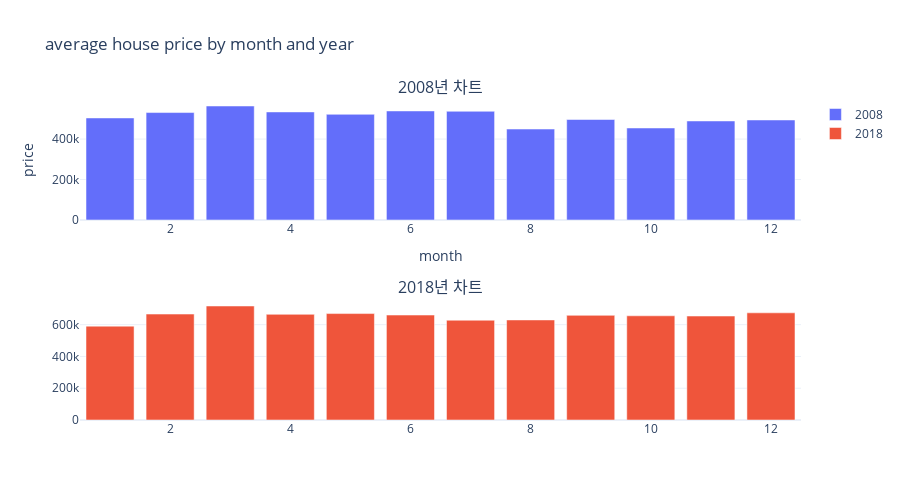

Here is the notebook cell this chart was saved with:
### Code cell
pio.templates.default = 'plotly_white'

fig =make_subplots(rows=2,cols=1 ,
                   subplot_titles=('2008년 차트', '2018년 차트'))

for i,year in enumerate([2008,2018]):
    #print(i,year)
    data = result.loc[result['year']==year, : ]
    # print(data)
    fig.add_trace(go.Bar(x=data['month'],y = data['price'], name = str(year)),
           row= i+1, col=1)

fig.update_layout(title = 'average house price by month and year',
                  xaxis_title = 'month',
                  yaxis_title = 'price',
                  height= 500)
fig.show()

### Figure 1 — Plotly figure (JSON) as saved in the notebook; plotly's stock layout.template omitted (floating-point values rounded to 4 significant figures)
{"data": [{"name": "2008", "type": "bar", "x": [1, 2, 3, 4, 5, 6, 7, 8, 9, 10, 11, 12], "xaxis": "x", "y": [504400.0, 531080, 563500, 534200.0, 522400.0, 539100.0, 537500.0, 449500.0, 496800.0, 454822, 489500.0, 494400.0], "yaxis": "y"}, {"name": "2018", "type": "bar", "x": [1, 2, 3, 4, 5, 6, 7, 8, 9, 10, 11, 12], "xaxis": "x2", "y": [590800.0, 666700.0, 717500.0, 665000.0, 669800.0, 660500.0, 628074, 629700.0, 658600.0, 655700.0, 654300.0, 674600.0], "yaxis": "y2"}], "layout": {"annotations": [{"font": {"size": 16}, "showarrow": false, "text": "2008년 차트", "x": 0.5, "xanchor": "center", "xref": "paper", "y": 1, "yanchor": "bottom", "yref": "paper"}, {"font": {"size": 16}, "showarrow": false, "text": "2018년 차트", "x": 0.5, "xanchor": "center", "xref": "paper", "y": 0.375, "yanchor": "bottom", "yref": "paper"}], "height": 500, "title": {"text": "average house price by month and year"}, "xaxis": {"anchor": "y", "domain": [0, 1], "title": {"text": "month"}}, "xaxis2": {"anchor": "y2", "domain": [0, 1]}, "yaxis": {"anchor": "x", "domain": [0.625, 1], "title": {"text": "price"}}, "yaxis2": {"anchor": "x2", "domain": [0, 0.375]}}}
